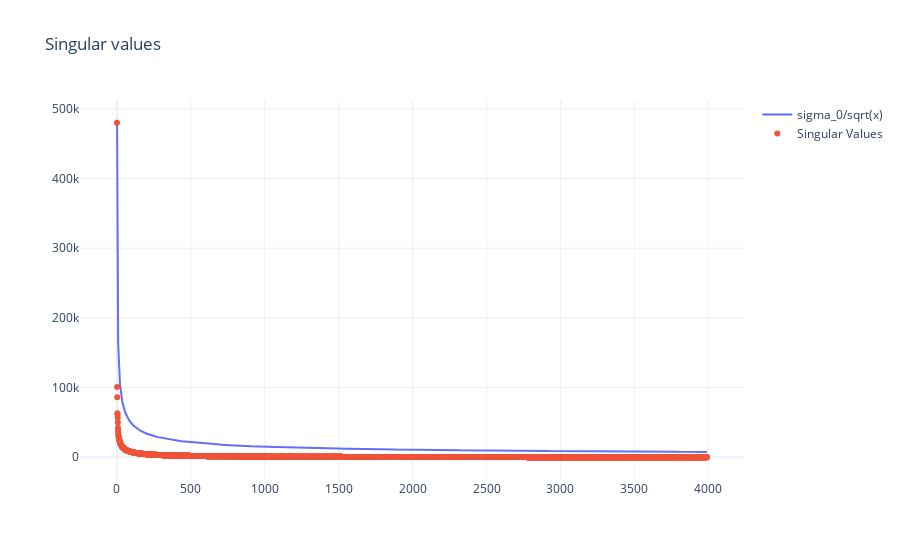

The notebook cell this image was saved under:
### Code cell
x = np.arange(1, Sigma.shape[0])

fig = go.Figure()
fig.add_trace(go.Scatter(
    x=x,
    y=Sigma[0]/np.sqrt(x),
    name='sigma_0/sqrt(x)'
))
fig.add_trace(go.Scatter(
    x=np.arange(Sigma.shape[0]),
    y=Sigma,
    mode='markers', name='Singular Values'
))
fig.update_layout(
    template='plotly_white',
    title=dict(
        text='Singular values'
    )
)
fig.show()

### Figure 1 — Plotly figure (JSON) as saved in the notebook; plotly's stock layout.template omitted (floating-point values rounded to 4 significant figures; data arrays with more than 128 entries replaced by an {"elided": "..."} marker saying what was removed)
{"data": [{"name": "sigma_0/sqrt(x)", "type": "scatter", "x": {"elided": "3992 int values"}, "y": {"elided": "3992 float values"}}, {"mode": "markers", "name": "Singular Values", "type": "scatter", "x": {"elided": "3993 int values"}, "y": {"elided": "3993 float values"}}], "layout": {"title": {"text": "Singular values"}}}
